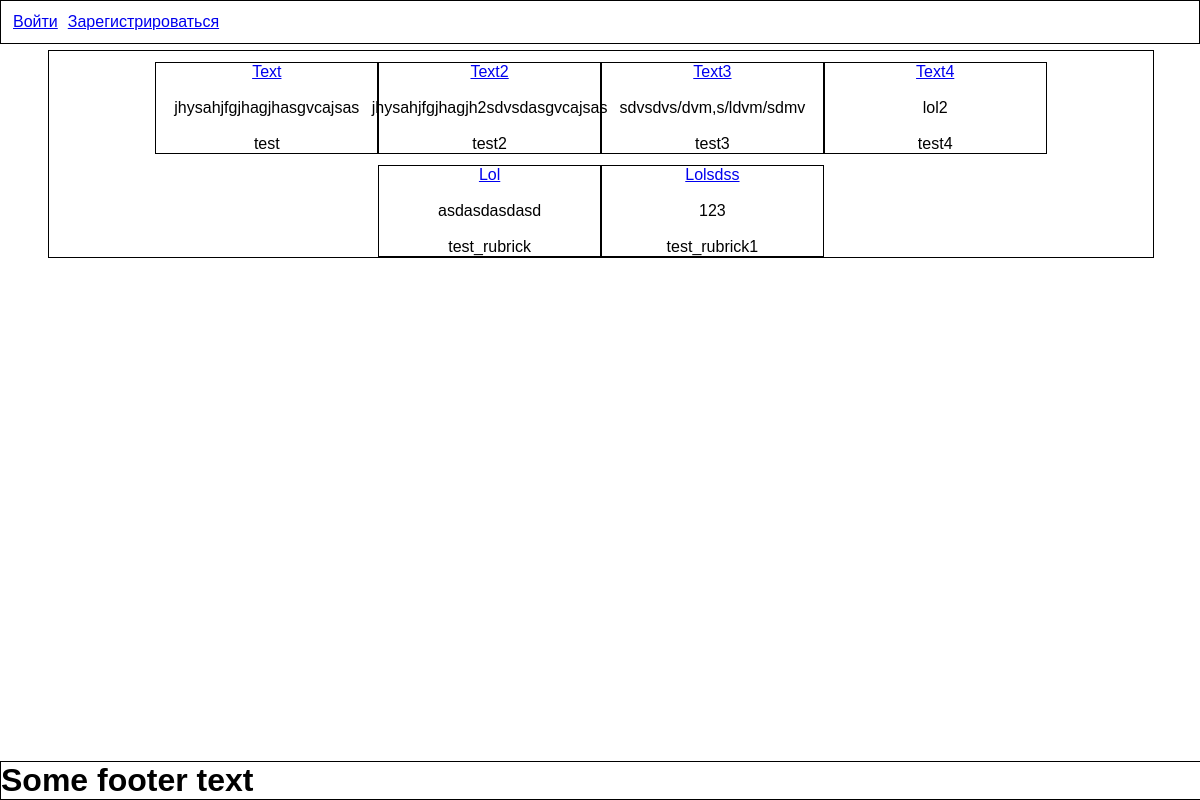
/user/index/, run on the app's committed database.
### user/models.py (models this page shows, shortened)
class Blog(models.Model):
    hedline = models.CharField(max_length = 100)
    rubrick = models.CharField(max_length = 50)
    text = models.CharField(max_length = 1000)

### user/views.py (the view)
# urls.py: url(r'^index/(?P<id>[0-9]+)/$', articles, name = 'articles'),
def index(request):
    blogs = Blog.objects.all()
    username = auth.get_user(request).username
    context = {'blogs': blogs, 'username': username}
    return render(request, 'user/index.html', context)

### user/templates/user/index.html
{% extends 'base.html' %}
{% block content %}
	<div class="container_for_index">
	        {% for blog in blogs %}
		        	<div class="flex_web">
			        	<a href="/user/index/{{ blog.id }}/"><span class="hedline">{{ blog.hedline }}</span></a><br>
			        	<span class="text">{{ blog.text }}</span><br>
			        	<span class="rubrick">{{ blog.rubrick }}</span>
			        </div>
	        {% endfor %}
    </div>
{% endblock %}

### user/templates/base.html (shortened to what this page needs)
<!DOCTYPE html>
<html>
<head>
</head>
<body>
	<div class='wrapper'>
		<header class='top_header'>
				{% if user.is_authenticated %}
					<section class="username_in_header">
						{{ request.session.username }}
						<a href="/user/logout/">Выйти</a>
						<a href="/user/index/{{request.session.id}}/update_profile">Изменить профиль</a>
						<a href="/user/index/{{request.session.id}}/profile">Профиль</a>
					</section>
				{% else %}
					<section class="login">
						<a href="/user/login/">Войти</a>
					</section>
					<section class="reg" style="margin-left: 10px;">
						<a href="/user/register/">Зарегистрироваться</a>
					</section>
				{% endif %}
		</header>
			{% block content %}{% endblock %}
		<footer class="main_footer">
			<h1>Some footer text</h1>
		</footer>
	</div>
</body>
</html>

### user/templates/base.html (style rules this page uses)
* { margin: 0; padding: 0; font-family: sans-serif; }
.top_header { position: relative; border: 1px solid black; display: flex; padding: 1%; }
.main_footer { position: absolute; bottom: 0; border: 1px solid black; width: 99.88%; }
.container_for_index { display: flex; flex-wrap: wrap; width: 92%; margin-top: 0.5%; margin-left: 4%; border: 1px solid black; justify-content: center; }
.flex_web { display: flex; flex-direction: column; align-items: center; margin-top: 1%; width: 20%; border: 1px solid black; }

### data on the page
Blog: hedline "Text", text "jhysahjfgjhagjhasgvcajsas", rubrick "test"
Blog: hedline "Text2", text "jhysahjfgjhagjh2sdvsdasgvcajsas", rubrick "test2"
Blog: hedline "Text3", text "sdvsdvs/dvm,s/ldvm/sdmv", rubrick "test3"
Blog: hedline "Text4", text "lol2", rubrick "test4"
Blog: hedline "Lol", text "asdasdasdasd", rubrick "test_rubrick"
Blog: hedline "Lolsdss", text "123", rubrick "test_rubrick1"
